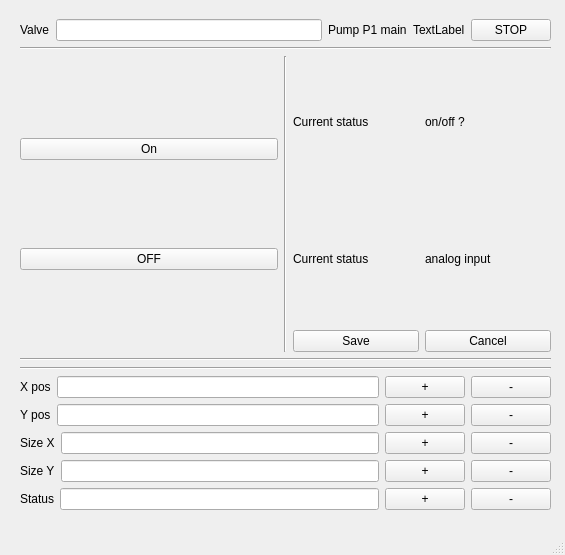
<?xml version="1.0" encoding="UTF-8"?>
<ui version="4.0">
 <class>Servicevalve</class>
 <widget class="QMainWindow" name="Servicevalve">
  <property name="geometry">
   <rect>
    <x>0</x>
    <y>0</y>
    <width>565</width>
    <height>555</height>
   </rect>
  </property>
  <property name="windowTitle">
   <string>MainWindow</string>
  </property>
  <widget class="QWidget" name="centralwidget">
   <widget class="QWidget" name="verticalLayoutWidget">
    <property name="geometry">
     <rect>
      <x>20</x>
      <y>19</y>
      <width>531</width>
      <height>491</height>
     </rect>
    </property>
    <layout class="QVBoxLayout" name="verticalLayout" stretch="1,1,5,1,1,5">
     <item>
      <layout class="QVBoxLayout" name="verticalLayout_3">
       <item>
        <layout class="QHBoxLayout" name="horizontalLayout_2">
         <item>
          <widget class="QLabel" name="label_3">
           <property name="text">
            <string>Valve</string>
           </property>
          </widget>
         </item>
         <item>
          <widget class="QLineEdit" name="lineEdit_Name"/>
         </item>
         <item>
          <widget class="QLabel" name="label_Name">
           <property name="text">
            <string>Pump P1 main</string>
           </property>
          </widget>
         </item>
         <item>
          <widget class="QLabel" name="label_2">
           <property name="text">
            <string>TextLabel</string>
           </property>
          </widget>
         </item>
         <item>
          <widget class="QPushButton" name="pushButton_STOP">
           <property name="text">
            <string>STOP</string>
           </property>
          </widget>
         </item>
        </layout>
       </item>
      </layout>
     </item>
     <item>
      <widget class="Line" name="line">
       <property name="orientation">
        <enum>Qt::Horizontal</enum>
       </property>
      </widget>
     </item>
     <item>
      <layout class="QHBoxLayout" name="horizontalLayout" stretch="2">
       <item>
        <layout class="QHBoxLayout" name="horizontalLayout_8">
         <item>
          <layout class="QVBoxLayout" name="verticalLayout_5">
           <item>
            <widget class="QPushButton" name="pushButton_ON">
             <property name="text">
              <string>On</string>
             </property>
            </widget>
           </item>
           <item>
            <widget class="QPushButton" name="pushButton_OFF">
             <property name="text">
              <string>OFF</string>
             </property>
            </widget>
           </item>
          </layout>
         </item>
         <item>
          <widget class="Line" name="line_4">
           <property name="orientation">
            <enum>Qt::Vertical</enum>
           </property>
          </widget>
         </item>
         <item>
          <layout class="QVBoxLayout" name="verticalLayout_4">
           <item>
            <layout class="QHBoxLayout" name="horizontalLayout_11">
             <item>
              <widget class="QLabel" name="label_12">
               <property name="text">
                <string>Current status</string>
               </property>
              </widget>
             </item>
             <item>
              <widget class="QLabel" name="label_Digital_val">
               <property name="text">
                <string>on/off ?</string>
               </property>
              </widget>
             </item>
            </layout>
           </item>
           <item>
            <layout class="QHBoxLayout" name="horizontalLayout_10">
             <item>
              <widget class="QLabel" name="label_10">
               <property name="text">
                <string>Current status</string>
               </property>
              </widget>
             </item>
             <item>
              <widget class="QLabel" name="label_Analog_val">
               <property name="text">
                <string>analog input</string>
               </property>
              </widget>
             </item>
            </layout>
           </item>
           <item>
            <layout class="QHBoxLayout" name="horizontalLayout_9">
             <item>
              <widget class="QPushButton" name="pushButton_SAVE">
               <property name="text">
                <string>Save</string>
               </property>
              </widget>
             </item>
             <item>
              <widget class="QPushButton" name="pushButton_CANCEL">
               <property name="text">
                <string>Cancel</string>
               </property>
              </widget>
             </item>
            </layout>
           </item>
          </layout>
         </item>
        </layout>
       </item>
      </layout>
     </item>
     <item>
      <widget class="Line" name="line_2">
       <property name="orientation">
        <enum>Qt::Horizontal</enum>
       </property>
      </widget>
     </item>
     <item>
      <widget class="Line" name="line_3">
       <property name="orientation">
        <enum>Qt::Horizontal</enum>
       </property>
      </widget>
     </item>
     <item>
      <layout class="QVBoxLayout" name="verticalLayout_2">
       <item>
        <layout class="QHBoxLayout" name="horizontalLayout_7">
         <item>
          <widget class="QLabel" name="label_5">
           <property name="text">
            <string>X pos</string>
           </property>
          </widget>
         </item>
         <item>
          <widget class="QLineEdit" name="lineEdit_Xpos"/>
         </item>
         <item>
          <widget class="QPushButton" name="pushButton_Xposplus">
           <property name="text">
            <string>+</string>
           </property>
           <property name="autoRepeat">
            <bool>true</bool>
           </property>
          </widget>
         </item>
         <item>
          <widget class="QPushButton" name="pushButton_Xposminus">
           <property name="text">
            <string>-</string>
           </property>
           <property name="autoRepeat">
            <bool>true</bool>
           </property>
          </widget>
         </item>
        </layout>
       </item>
       <item>
        <layout class="QHBoxLayout" name="horizontalLayout_6">
         <item>
          <widget class="QLabel" name="label_6">
           <property name="text">
            <string>Y pos</string>
           </property>
          </widget>
         </item>
         <item>
          <widget class="QLineEdit" name="lineEdit_Ypos"/>
         </item>
         <item>
          <widget class="QPushButton" name="pushButton_YposPlus">
           <property name="text">
            <string>+</string>
           </property>
           <property name="autoRepeat">
            <bool>true</bool>
           </property>
          </widget>
         </item>
         <item>
          <widget class="QPushButton" name="pushButton__YposMinus">
           <property name="text">
            <string>-</string>
           </property>
           <property name="autoRepeat">
            <bool>true</bool>
           </property>
          </widget>
         </item>
        </layout>
       </item>
       <item>
        <layout class="QHBoxLayout" name="horizontalLayout_5">
         <item>
          <widget class="QLabel" name="label_7">
           <property name="text">
            <string>Size X</string>
           </property>
          </widget>
         </item>
         <item>
          <widget class="QLineEdit" name="lineEdit_Xsize"/>
         </item>
         <item>
          <widget class="QPushButton" name="pushButton_XsizePlus">
           <property name="text">
            <string>+</string>
           </property>
           <property name="autoRepeat">
            <bool>true</bool>
           </property>
          </widget>
         </item>
         <item>
          <widget class="QPushButton" name="pushButton_XsizeMinus">
           <property name="text">
            <string>-</string>
           </property>
           <property name="autoRepeat">
            <bool>true</bool>
           </property>
          </widget>
         </item>
        </layout>
       </item>
       <item>
        <layout class="QHBoxLayout" name="horizontalLayout_3">
         <item>
          <widget class="QLabel" name="label_8">
           <property name="text">
            <string>Size Y</string>
           </property>
          </widget>
         </item>
         <item>
          <widget class="QLineEdit" name="lineEdit_Ysize"/>
         </item>
         <item>
          <widget class="QPushButton" name="pushButton_9">
           <property name="text">
            <string>+</string>
           </property>
          </widget>
         </item>
         <item>
          <widget class="QPushButton" name="pushButton_6">
           <property name="text">
            <string>-</string>
           </property>
          </widget>
         </item>
        </layout>
       </item>
       <item>
        <layout class="QHBoxLayout" name="horizontalLayout_4">
         <item>
          <widget class="QLabel" name="label_9">
           <property name="text">
            <string>Status</string>
           </property>
          </widget>
         </item>
         <item>
          <widget class="QLineEdit" name="lineEdit_5"/>
         </item>
         <item>
          <widget class="QPushButton" name="pushButton_10">
           <property name="text">
            <string>+</string>
           </property>
          </widget>
         </item>
         <item>
          <widget class="QPushButton" name="pushButton_7">
           <property name="text">
            <string>-</string>
           </property>
          </widget>
         </item>
        </layout>
       </item>
      </layout>
     </item>
    </layout>
   </widget>
  </widget>
  <widget class="QMenuBar" name="menubar">
   <property name="geometry">
    <rect>
     <x>0</x>
     <y>0</y>
     <width>565</width>
     <height>17</height>
    </rect>
   </property>
  </widget>
  <widget class="QStatusBar" name="statusbar"/>
 </widget>
 <resources/>
 <connections/>
</ui>
